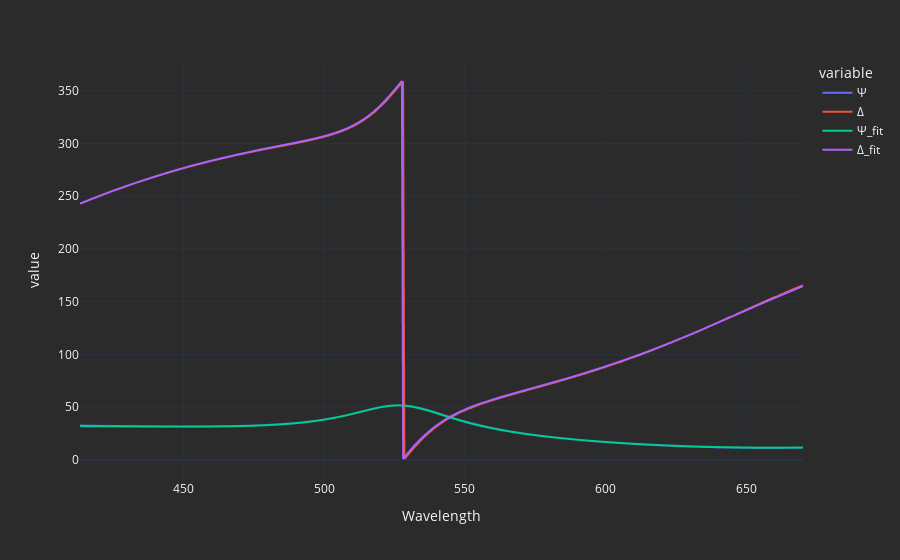

The cell this chart's notebook holds for it:
### Markdown cell above
# Show fit

### Code cell
SiO2 = bm.IsotropicMaterial(bm.DispersionCauchy(out.params['SiO2_n0'], out.params['SiO2_n1'], out.params['SiO2_n2'],
                                                out.params['SiO2_k0'], out.params['SiO2_k1'], out.params['SiO2_k2']))

TiO2 = bm.IsotropicMaterial(bm.DispersionCauchy(out.params['TiO2_n0'], 
                                                out.params['TiO2_n1'], 
                                                out.params['TiO2_n2'], 
                                                out.params['TiO2_k0'], 
                                                out.params['TiO2_k1'], 
                                                out.params['TiO2_k2']))


Front = bm.IsotropicHalfSpace(bm.IsotropicMaterial(bm.DispersionLess(1)))  # Air
Layer = [bm.HomogeneousLayer(TiO2, out.params['TiO2_d']),
         bm.HomogeneousLayer(SiO2, out.params['SiO2_d'])]
Back = bm.IsotropicHalfSpace(Si)
S = bm.Structure(Front, Layer, Back)

fit = S.evaluate(tss.index.to_numpy(), 70)
fit_delta = fit.Delta[:, 0, 0]
fit_delta = np.where(fit_delta < 0, fit_delta+360, fit_delta)

pd.concat([tss, 
           pd.DataFrame({'Ψ_fit': fit.Psi[:, 0, 0],
                        'Δ_fit': fit_delta}, 
                        index=tss.index)]
         ).plot()

### Figure 1 — Plotly figure (JSON) as saved in the notebook; plotly's stock layout.template omitted (floating-point values rounded to 4 significant figures; data arrays with more than 128 entries replaced by an {"elided": "..."} marker saying what was removed)
{"data": [{"hovertemplate": "variable=Ψ<br>Wavelength=%{x}<br>value=%{y}<extra></extra>", "legendgroup": "Ψ", "line": {"color": "#636efa", "dash": "solid"}, "mode": "lines", "name": "Ψ", "showlegend": true, "type": "scattergl", "x": {"elided": "1180 float values"}, "xaxis": "x", "y": {"elided": "1180 float values"}, "yaxis": "y"}, {"hovertemplate": "variable=Δ<br>Wavelength=%{x}<br>value=%{y}<extra></extra>", "legendgroup": "Δ", "line": {"color": "#EF553B", "dash": "solid"}, "mode": "lines", "name": "Δ", "showlegend": true, "type": "scattergl", "x": {"elided": "1180 float values"}, "xaxis": "x", "y": {"elided": "1180 float values"}, "yaxis": "y"}, {"hovertemplate": "variable=Ψ_fit<br>Wavelength=%{x}<br>value=%{y}<extra></extra>", "legendgroup": "Ψ_fit", "line": {"color": "#00cc96", "dash": "solid"}, "mode": "lines", "name": "Ψ_fit", "showlegend": true, "type": "scattergl", "x": {"elided": "1180 float values"}, "xaxis": "x", "y": {"elided": "1180 float values"}, "yaxis": "y"}, {"hovertemplate": "variable=Δ_fit<br>Wavelength=%{x}<br>value=%{y}<extra></extra>", "legendgroup": "Δ_fit", "line": {"color": "#ab63fa", "dash": "solid"}, "mode": "lines", "name": "Δ_fit", "showlegend": true, "type": "scattergl", "x": {"elided": "1180 float values"}, "xaxis": "x", "y": {"elided": "1180 float values"}, "yaxis": "y"}], "layout": {"autosize": true, "legend": {"title": {"text": "variable"}, "tracegroupgap": 0}, "margin": {"t": 60}, "xaxis": {"anchor": "y", "autorange": true, "domain": [0, 1], "range": [413.4, 670.0], "title": {"text": "Wavelength"}, "type": "linear"}, "yaxis": {"anchor": "x", "autorange": true, "domain": [0, 1], "range": [-19.13, 379.3], "title": {"text": "value"}, "type": "linear"}}}
